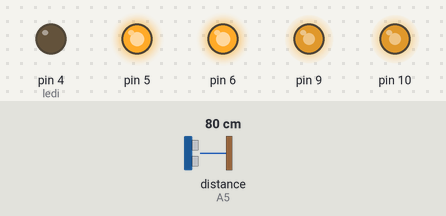
This sketch was run on a simulated Arduino Uno, built with avr-gcc and run on an emulated ATmega328P. Parts: output pins drawn as LEDs (lit = HIGH). The test bench sets the inputs (shaded band); at power-on: distance to the obstacle (sensor on A5) 80 cm. Random numbers use the default seed unless the sketch sets one.

Above: at 1.2 s.
1.3 s: distance to the obstacle (sensor on A5) set to 31 cm
2.8 s: distance to the obstacle (sensor on A5) set to 29 cm
At 3.2 s:
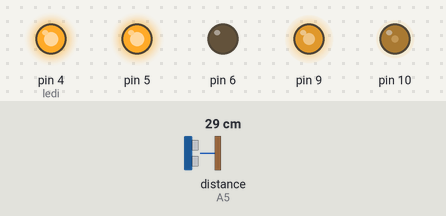
At 4.8 s:
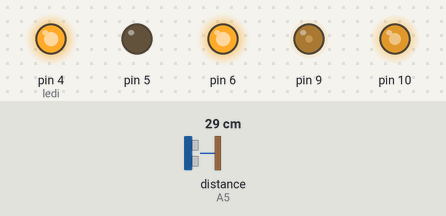
5.8 s: distance to the obstacle (sensor on A5) set to 2 cm
8.8 s: distance to the obstacle (sensor on A5) set to 4 cm
11.8 s: distance to the obstacle (sensor on A5) set to 35 cm
At 12.9 s:
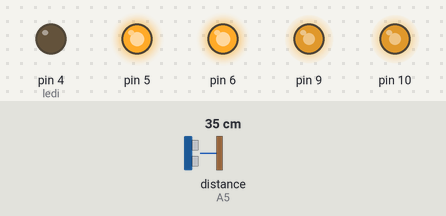
Timing chart, 0 to 14.3 s (numbered marks = the images above; inputs shaded):
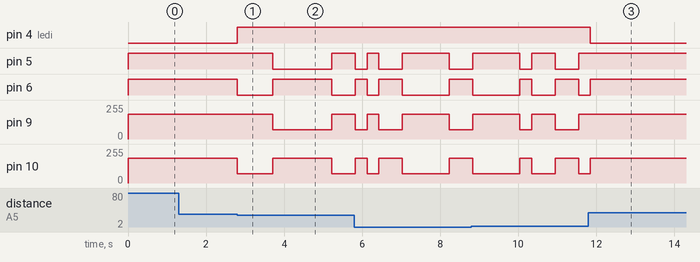

The sketch:

protorobo.ino
```cpp
#include <NewPing.h>

struct moottori {
    const int pinA, pinD;  // A = analoginen pinni, D = digitaalinen pinni
};

NewPing anturi(A4, A5, 50);  // ultraäänianturi pinneissä A4 ja A5,
                             // maksimi tunnistettava etäisyys 50 cm

const moottori vasen = { 9, 5 },   // vasemman moottorin pinnit
               oikea = { 10, 6 };  // oikean moottorin pinnit

const int ledi = 4;  // sinisen ledin pinni
const int maxNopeusV = 70, maxNopeusO = 70,
          kaantymisAika = 300, kaantymisEtaisyys = 30;

// nopeus välillä -255 (täysillä taaksepäin) ... 255 (täysillä eteenpäin)
void asetaMoottorinNopeus(const moottori m, const int nopeus) {
    if (nopeus > 0) {
        digitalWrite(m.pinD, HIGH);
        analogWrite(m.pinA, 255 - nopeus);
    } else {
        digitalWrite(m.pinD, LOW);
        analogWrite(m.pinA, -nopeus);
    }
}

void eteenpain() {
    asetaMoottorinNopeus(vasen, maxNopeusV);
    asetaMoottorinNopeus(oikea, maxNopeusO);
}

// suunta: 0 vasen, 1 oikea
void kaanny(const int suunta) {
    asetaMoottorinNopeus(vasen, suunta ? maxNopeusV : -maxNopeusV);
    asetaMoottorinNopeus(oikea, suunta ? -maxNopeusO : maxNopeusO);
}

void alustaMoottori(const moottori m) {
    pinMode(m.pinA, OUTPUT);
    pinMode(m.pinD, OUTPUT);
    asetaMoottorinNopeus(m, 0);
}

void setup() {
    alustaMoottori(vasen);
    alustaMoottori(oikea);
    pinMode(ledi, OUTPUT);

    // Asetetaan Timer1 tuottamaan noin 250 Hz PWM-signaalia
    // 8-bit fast PWM, prescaler 256
    TCCR1A = _BV(COM1A1) | _BV(COM1B1) | _BV(WGM10);
    TCCR1B = _BV(WGM12) | _BV(CS12);

    eteenpain();
}

void loop() {
    int etaisyys = anturi.ping_cm();
    if (etaisyys != 0 && etaisyys < kaantymisEtaisyys) {
        digitalWrite(ledi, HIGH);
        kaanny(random(0, 2));
        delay(kaantymisAika);
        digitalWrite(ledi, LOW);
        eteenpain();
    }
}
```

Measured:
- the behaviour switches between 30 and 29 cm on distance to the obstacle (sensor on A5) (found by bisection; images 0 and 1)
- after the input at 1.3 s, every drawn part: stays the same
- after the input at 2.8 s, pin 4 (ledi): LOW → HIGH at once; pin 5: HIGH → LOW after 0.91 s, → HIGH 1.5 s later; pin 6: HIGH → LOW at once, → HIGH 0.91 s later, → LOW 1.5 s later; pin 9: 185/255 → 70/255 after 0.91 s, → 185/255 1.5 s later; pin 10: 185/255 → 70/255 at once, → 185/255 0.91 s later, → 70/255 1.5 s later
- after the input at 11.8 s, pin 4 (ledi): HIGH → LOW after 0.05 s
